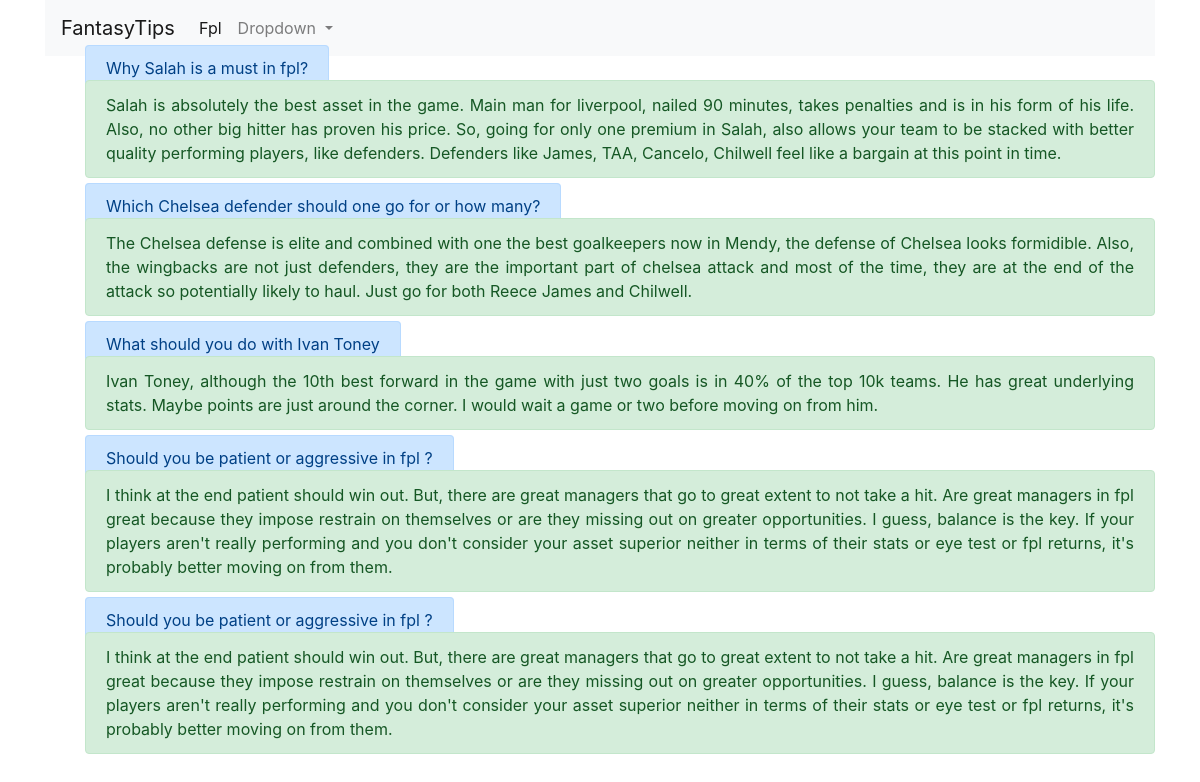
Screenshot of /blog/ with the database file from the repository.
### blog/models.py (models this page shows, shortened)
class Blog(models.Model):
    title = models.CharField(max_length = 255)
    body = models.TextField()
    last_modified = models.DateTimeField(auto_now = True)
    created_at = models.DateTimeField(auto_now_add = True)

### blog/views.py (the view)
# urls.py: path('blog/', BlogListView.as_view() , name='blog-list'),
class BlogListView(ListView):
    model = Blog
    def get_context_data(self, **kwargs):
        context = super().get_context_data(**kwargs)
        return context

### blog/templates/blog/blog_list.html
{% extends "blog/base.html" %}
{% block content %}
<ul>
{% for blog in object_list %}
<a class="alert alert-primary" href="{% url "blog-detail" blog.id %}">{{blog.title}}</a>
	<p class="alert alert-success">{{blog.body}}</p>
{% endfor %}
</ul>
{% endblock %}

### blog/templates/blog/base.html (shortened to what this page needs)
<!DOCTYPE html>
<html>
  <head>
    <link
      rel="stylesheet"
      href="https://maxcdn.bootstrapcdn.com/bootstrap/4.0.0/css/bootstrap.min.css"
    />
	{% load static %}
	<link rel="stylesheet" href="{% static "blog/css/base.css" %}">
  </head>
  <body>
    <div class="main container">
		<div class="row">
			<div id="navbar", class="col-md">
      <nav class="navbar navbar-expand-lg navbar-light bg-light">
        <a class="navbar-brand" href="#">FantasyTips</a>
        <div class="collapse navbar-collapse" id="navbarSupportedContent">
          <ul class="navbar-nav mr-auto">
            <li class="nav-item active">
				<a class="nav-link" href="{% url "blog-list" %}"
                >Fpl <span class="sr-only">(current)</span></a
              >
            </li>
            <li class="nav-item dropdown">
              <a
                class="nav-link dropdown-toggle"
                href="#"
                id="navbarDropdown"
                role="button"
                data-toggle="dropdown"
                aria-haspopup="true"
                aria-expanded="false"
              >
                Dropdown
              </a>
            </li>
          </ul>
		</div>
        </div>
		</div>
	  <div id="content", class="row text-justify"> <div class="col-md">
		  {% block content %} {% endblock %}
		  </div>
		</div>
	</div>
  </body>
</html>

### blog/static/blog/css/base.css (style rules this page uses)
.container { display: grid; grid-template-rows: auto; grid-template-areas: "header" "main" "main" "main"; }

### rows the page displays
Blog: title "Why Salah is a must in fpl?", body "Salah is absolutely the best asset in the game. Main man for liverpool, nailed 90 minutes, takes penalties and is in his form of his life. Also, no other big hitter has proven his price. So, going for only one premium in Salah, also allows your team to be stacked with better quality performing players, like defenders. Defenders like James, TAA, Cancelo, Chilwell feel like a bargain at this point in time."
Blog: title "Which Chelsea defender should one go for or how many?", body "The Chelsea defense is elite and combined with one the best goalkeepers now in Mendy, the defense of Chelsea looks formidible. Also, the wingbacks are not just defenders, they are the important part of chelsea attack and most of the time, they are at the end of the attack so potentially likely to haul. Just go for both Reece James and Chilwell."
Blog: title "What should you do with Ivan Toney", body "Ivan Toney, although the 10th best forward in the game with just two goals is in 40% of the top 10k teams. He has great underlying stats. Maybe points are just around the corner. I would wait a game or two before moving on from him."
Blog: title "Should you be patient or aggressive in fpl ?", body "I think at the end patient should win out. But, there are great managers that go to great extent to not take a hit. Are great managers in fpl great because they impose restrain on themselves or are they missing out on greater opportunities. I guess, balance is the key. If your players aren't really performing and you don't consider your asset superior neither in terms of their stats or eye test or fpl returns, it's probably better moving on from them."
Blog: title "Should you be patient or aggressive in fpl ?", body "I think at the end patient should win out. But, there are great managers that go to great extent to not take a hit. Are great managers in fpl great because they impose restrain on themselves or are they missing out on greater opportunities. I guess, balance is the key. If your players aren't really performing and you don't consider your asset superior neither in terms of their stats or eye test or fpl returns, it's probably better moving on from them."
